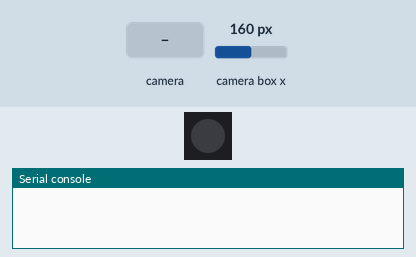
This program was run on a simulated Calliope mini (MakeCode). Shown: 1 RGB LEDs in strip order, left to right, the last lines printed to the serial console. The test bench sets the inputs (shaded band); at power-on: camera box x 160 px.

Above: at 1.2 s.
1.3 s: the camera recognises learned object ID1 for 2 s
At 2.7 s:
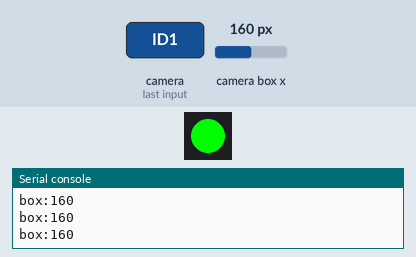
Timing chart, 0 to 4.8 s (numbered marks = the images above; inputs shaded):
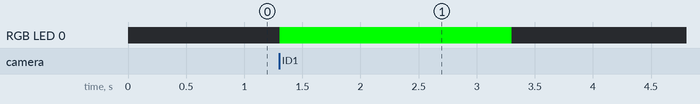

Measured:
- after the input at 1.3 s, RGB LED 0: off → RGB(0, 255, 0) at once, → off 2.0 s later

The program:

main.ts
```typescript
huskylens.initI2c()
huskylens.initMode(protocolAlgorithm.ALGORITHM_FACE_RECOGNITION)
basic.forever(function () {
    huskylens.request()
    if (huskylens.isLearned(1)) {
        if (huskylens.isAppear(1, HUSKYLENSResultType_t.HUSKYLENSResultBlock)) {
            serial.writeValue("box", huskylens.readeBox(1, Content1.xCenter))
            basic.setLedColor(0x00ff00)
        } else {
            basic.turnRgbLedOff()
        }
    }
})
```

test.ts
```typescript
// Hier kann man Tests durchführen; diese Datei wird nicht kompiliert, wenn dieses Paket als Erweiterung verwendet wird.
```
